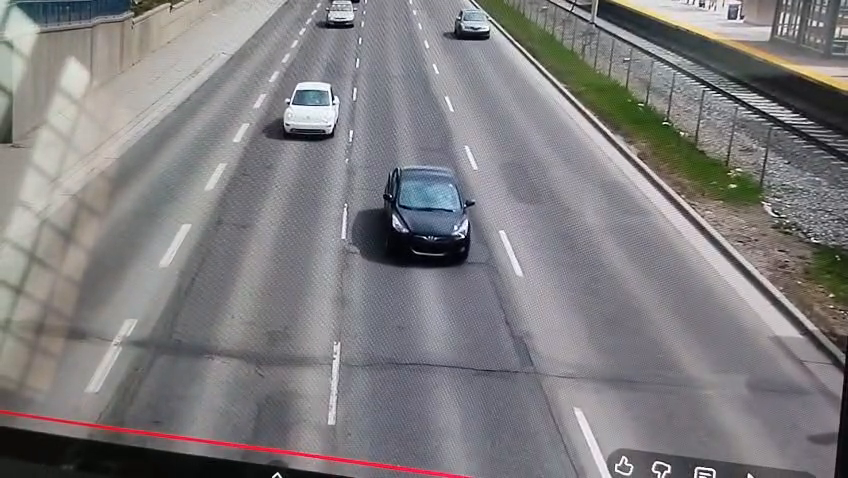
#> input picture frame 450 of traffic_video.mp4, 848 x 478 px, given in place of traffi.mp4, which was not available
$ python test_loop.py
#> lines starting #> are read from the running program, lines starting #| are printed output that depends on the picture; pictures that were not available may be replaced by others from this repository, and a replacement may not be noted
import cv2

cap = cv2.VideoCapture("traffi.mp4")
frame_count = int(cap.get(cv2.CAP_PROP_FRAME_COUNT))
print("Total frames:", frame_count)

cap.set(cv2.CAP_PROP_POS_FRAMES, frame_count - 2)
for i in range(5):
    ret, frame = cap.read()
    print(f"Read frame {frame_count - 2 + i}: {ret}")
    if not ret:
        print("End of video. Trying cap.set(1, 0)...")
        cap.set(1, 0)
        ret, frame = cap.read()
        print(f"Read after set(1, 0): {ret}")
#> this loop made 5 passes
#| Read frame 450: True
#| Read frame 451: True
#| Read after set(1, 0): True
#| Read frame 453: True
#| Read frame 454: True
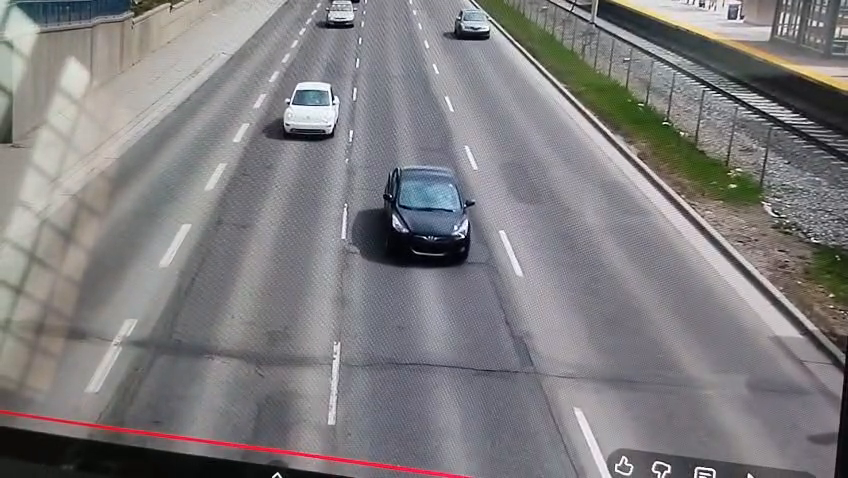
#> input picture frame 450 of traffic_video.mp4, 848 x 478 px, given in place of traffi.mp4, which was not available
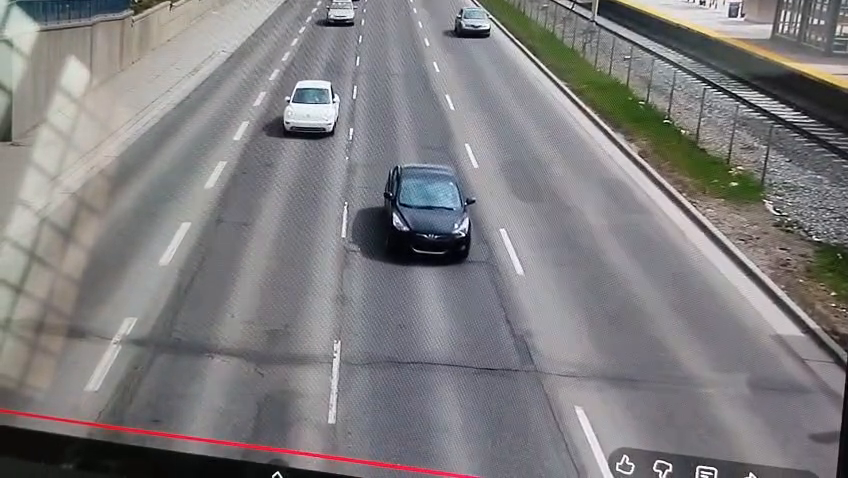
#> input picture frame 451 of traffic_video.mp4, 848 x 478 px, given in place of traffi.mp4, which was not available
#> pass 3, `ret, frame = cap.read()`:
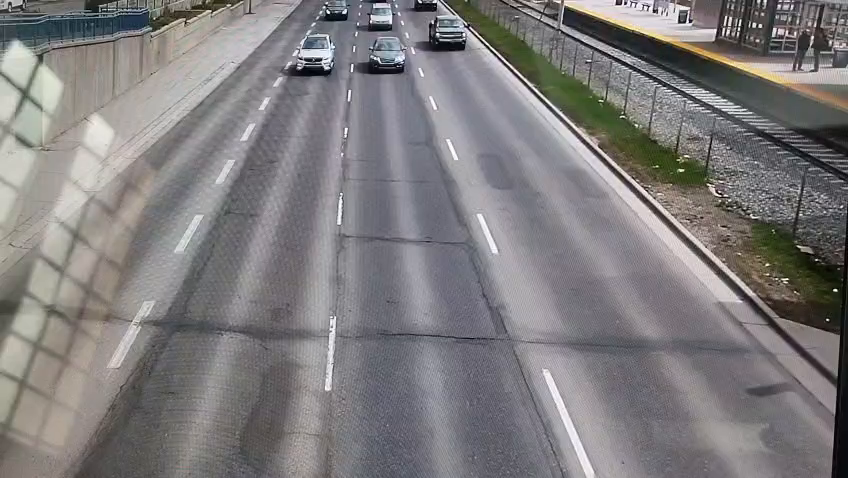
#> frame: shape (478, 848, 3); mean B, G, R 125.2, 124.2, 126.8
#> after the loop:
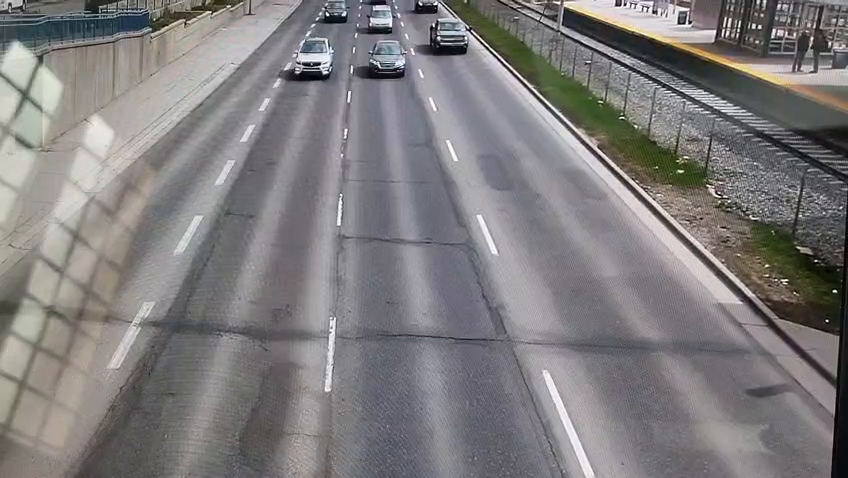
#> frame: shape (478, 848, 3); mean B, G, R 125.4, 124.4, 127

cap.release()

$ run again, starting later in the video
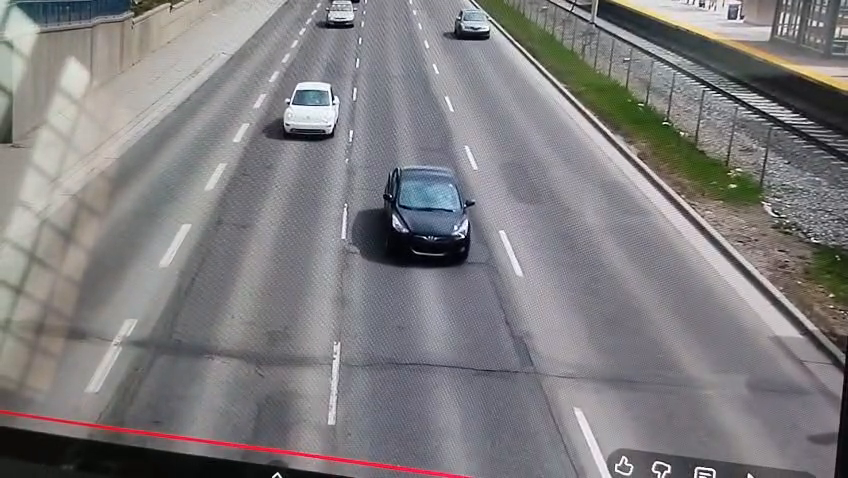
#> input picture frame 450 of traffic_video.mp4, 848 x 478 px, given in place of traffi.mp4, which was not available
#> the loop `for i in range(5):` made 5 passes
#| Read frame 450: True
#| Read frame 451: True
#| Read after set(1, 0): True
#| Read frame 453: True
#| Read frame 454: True
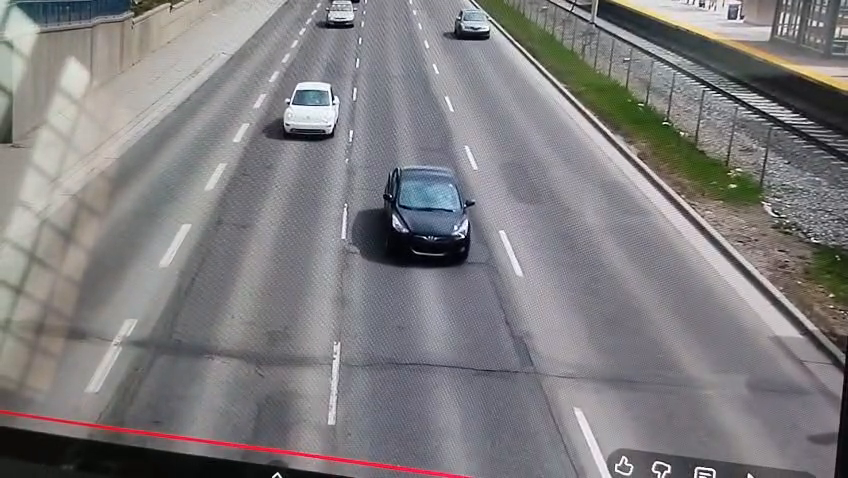
#> input picture frame 450 of traffic_video.mp4, 848 x 478 px, given in place of traffi.mp4, which was not available
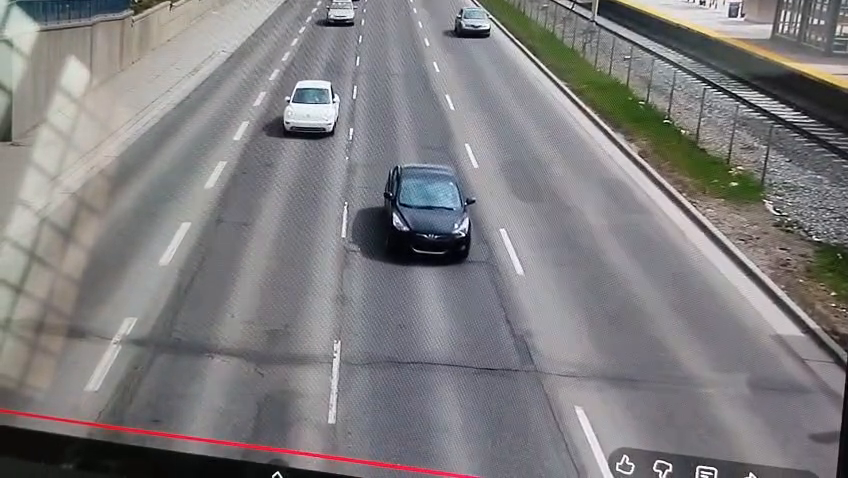
#> input picture frame 451 of traffic_video.mp4, 848 x 478 px, given in place of traffi.mp4, which was not available

$ run again, starting later in the video
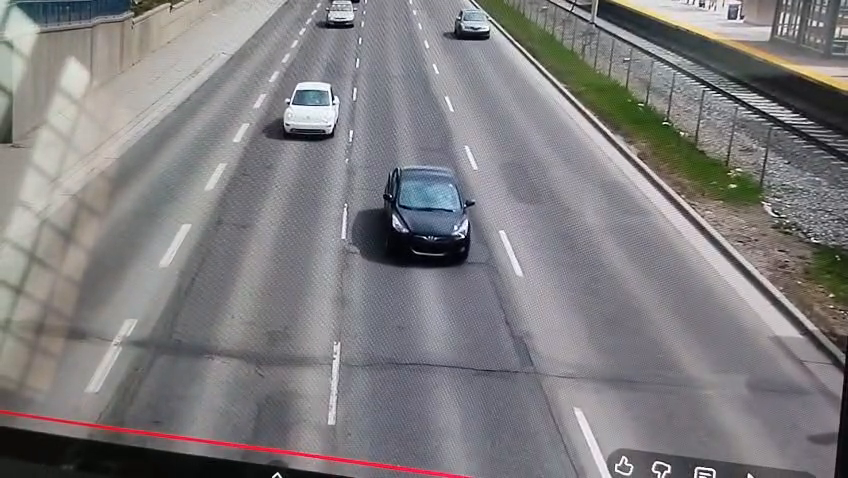
#> input picture frame 450 of traffic_video.mp4, 848 x 478 px, given in place of traffi.mp4, which was not available
#> the loop `for i in range(5):` made 5 passes
#| Read frame 450: True
#| Read frame 451: True
#| Read after set(1, 0): True
#| Read frame 453: True
#| Read frame 454: True
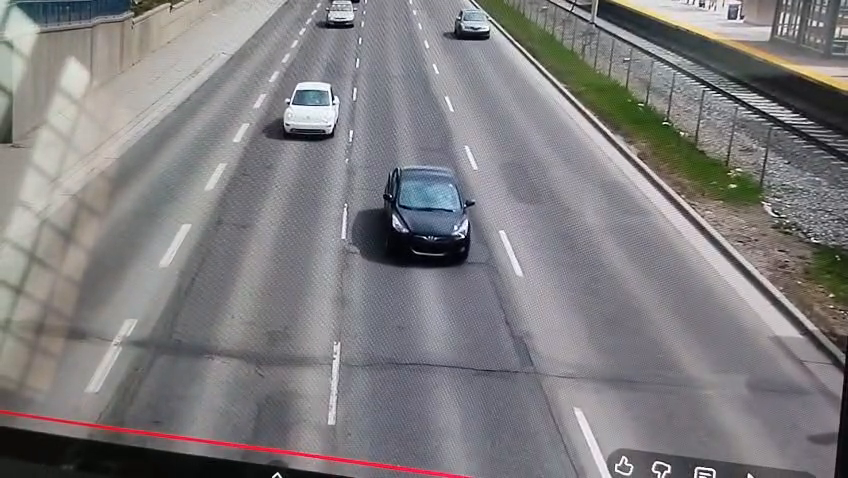
#> input picture frame 450 of traffic_video.mp4, 848 x 478 px, given in place of traffi.mp4, which was not available
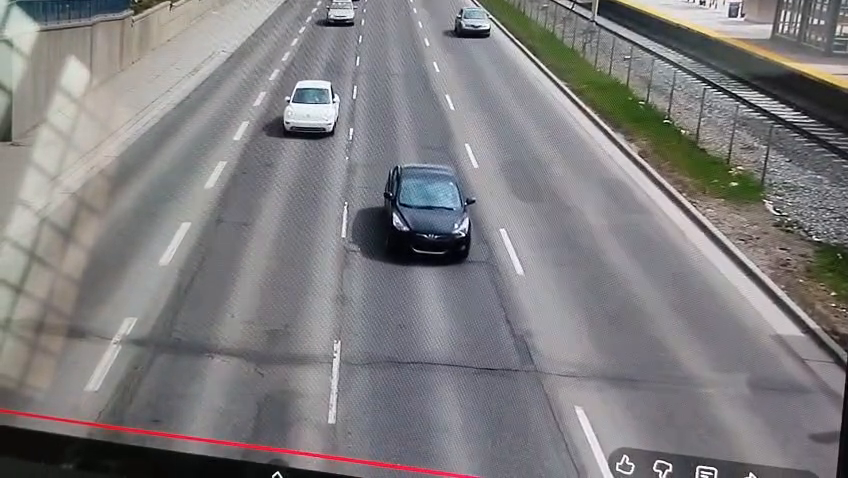
#> input picture frame 451 of traffic_video.mp4, 848 x 478 px, given in place of traffi.mp4, which was not available
